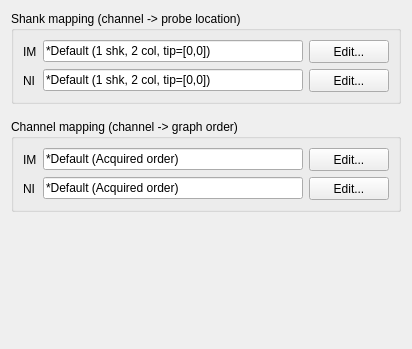
<?xml version="1.0" encoding="UTF-8"?>
<ui version="4.0">
 <class>MapTab</class>
 <widget class="QWidget" name="MapTab">
  <property name="geometry">
   <rect>
    <x>0</x>
    <y>0</y>
    <width>412</width>
    <height>349</height>
   </rect>
  </property>
  <property name="windowTitle">
   <string>Form</string>
  </property>
  <layout class="QGridLayout" name="gridLayout_3">
   <property name="verticalSpacing">
    <number>15</number>
   </property>
   <item row="1" column="0">
    <widget class="QGroupBox" name="chnMapGB">
     <property name="title">
      <string>Channel mapping (channel -&gt; graph order)</string>
     </property>
     <layout class="QGridLayout" name="gridLayout">
      <property name="verticalSpacing">
       <number>6</number>
      </property>
      <item row="0" column="0">
       <widget class="QLabel" name="label_3">
        <property name="text">
         <string>IM</string>
        </property>
       </widget>
      </item>
      <item row="1" column="1">
       <widget class="QLineEdit" name="niChnMapLE">
        <property name="minimumSize">
         <size>
          <width>0</width>
          <height>22</height>
         </size>
        </property>
        <property name="text">
         <string>*Default (Acquired order)</string>
        </property>
        <property name="readOnly">
         <bool>false</bool>
        </property>
        <property name="placeholderText">
         <string/>
        </property>
       </widget>
      </item>
      <item row="0" column="1">
       <widget class="QLineEdit" name="imChnMapLE">
        <property name="minimumSize">
         <size>
          <width>0</width>
          <height>22</height>
         </size>
        </property>
        <property name="text">
         <string>*Default (Acquired order)</string>
        </property>
        <property name="readOnly">
         <bool>false</bool>
        </property>
        <property name="placeholderText">
         <string/>
        </property>
       </widget>
      </item>
      <item row="1" column="0">
       <widget class="QLabel" name="label_4">
        <property name="text">
         <string>NI</string>
        </property>
       </widget>
      </item>
      <item row="0" column="2">
       <widget class="QPushButton" name="imChnMapBut">
        <property name="sizePolicy">
         <sizepolicy hsizetype="Preferred" vsizetype="Preferred">
          <horstretch>0</horstretch>
          <verstretch>0</verstretch>
         </sizepolicy>
        </property>
        <property name="minimumSize">
         <size>
          <width>0</width>
          <height>23</height>
         </size>
        </property>
        <property name="text">
         <string>Edit...</string>
        </property>
       </widget>
      </item>
      <item row="1" column="2">
       <widget class="QPushButton" name="niChnMapBut">
        <property name="sizePolicy">
         <sizepolicy hsizetype="Preferred" vsizetype="Preferred">
          <horstretch>0</horstretch>
          <verstretch>0</verstretch>
         </sizepolicy>
        </property>
        <property name="minimumSize">
         <size>
          <width>0</width>
          <height>23</height>
         </size>
        </property>
        <property name="text">
         <string>Edit...</string>
        </property>
       </widget>
      </item>
     </layout>
    </widget>
   </item>
   <item row="0" column="0">
    <widget class="QGroupBox" name="shkMapGB">
     <property name="title">
      <string>Shank mapping (channel -&gt; probe location)</string>
     </property>
     <layout class="QGridLayout" name="gridLayout_2">
      <item row="1" column="0">
       <widget class="QLabel" name="label_2">
        <property name="text">
         <string>NI</string>
        </property>
       </widget>
      </item>
      <item row="0" column="1">
       <widget class="QLineEdit" name="imShkMapLE">
        <property name="minimumSize">
         <size>
          <width>0</width>
          <height>22</height>
         </size>
        </property>
        <property name="text">
         <string>*Default (1 shk, 2 col, tip=[0,0])</string>
        </property>
        <property name="readOnly">
         <bool>false</bool>
        </property>
        <property name="placeholderText">
         <string/>
        </property>
       </widget>
      </item>
      <item row="0" column="0">
       <widget class="QLabel" name="label_1">
        <property name="text">
         <string>IM</string>
        </property>
       </widget>
      </item>
      <item row="1" column="1">
       <widget class="QLineEdit" name="niShkMapLE">
        <property name="minimumSize">
         <size>
          <width>0</width>
          <height>22</height>
         </size>
        </property>
        <property name="text">
         <string>*Default (1 shk, 2 col, tip=[0,0])</string>
        </property>
        <property name="readOnly">
         <bool>false</bool>
        </property>
        <property name="placeholderText">
         <string/>
        </property>
       </widget>
      </item>
      <item row="0" column="2">
       <widget class="QPushButton" name="imShkMapBut">
        <property name="sizePolicy">
         <sizepolicy hsizetype="Preferred" vsizetype="Preferred">
          <horstretch>0</horstretch>
          <verstretch>0</verstretch>
         </sizepolicy>
        </property>
        <property name="minimumSize">
         <size>
          <width>0</width>
          <height>23</height>
         </size>
        </property>
        <property name="text">
         <string>Edit...</string>
        </property>
       </widget>
      </item>
      <item row="1" column="2">
       <widget class="QPushButton" name="niShkMapBut">
        <property name="sizePolicy">
         <sizepolicy hsizetype="Preferred" vsizetype="Preferred">
          <horstretch>0</horstretch>
          <verstretch>0</verstretch>
         </sizepolicy>
        </property>
        <property name="minimumSize">
         <size>
          <width>0</width>
          <height>23</height>
         </size>
        </property>
        <property name="text">
         <string>Edit...</string>
        </property>
       </widget>
      </item>
     </layout>
    </widget>
   </item>
   <item row="2" column="0">
    <spacer name="verticalSpacer">
     <property name="orientation">
      <enum>Qt::Vertical</enum>
     </property>
     <property name="sizeHint" stdset="0">
      <size>
       <width>20</width>
       <height>40</height>
      </size>
     </property>
    </spacer>
   </item>
  </layout>
 </widget>
 <tabstops>
  <tabstop>imShkMapLE</tabstop>
  <tabstop>imShkMapBut</tabstop>
  <tabstop>niShkMapLE</tabstop>
  <tabstop>niShkMapBut</tabstop>
  <tabstop>imChnMapLE</tabstop>
  <tabstop>imChnMapBut</tabstop>
  <tabstop>niChnMapLE</tabstop>
  <tabstop>niChnMapBut</tabstop>
 </tabstops>
 <resources/>
 <connections/>
</ui>
